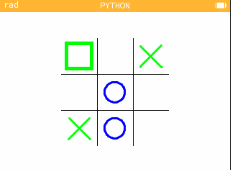

The Python source for this figure:
from math import *
from kandinsky import *
from ion import *
from turtle import *

def display_grid():
  fill_rect(85,86,150,1,(0,0,0))
  fill_rect(85,136,150,1,(0,0,0))
  fill_rect(135,36,1,150,(0,0,0))
  fill_rect(185,36,1,150,(0,0,0))

def display_cursor():
  if player == 1:
    c = (0,255,0)
  else:
    c = (0,0,255)
  fill_rect(85+cursor[0]*50+5,36+cursor[1]*50+5,5,50-10,c)
  fill_rect(85+cursor[0]*50+5,36+cursor[1]*50+5,50-10,5,c)
  fill_rect(85+cursor[0]*50-10+50,36+cursor[1]*50+5,5,50-10,c)
  fill_rect(85+cursor[0]*50+5,36+cursor[1]*50-10+50,50-10,5,c)

def erase_cursor():
  fill_rect(85+cursor[0]*50+5,36+cursor[1]*50+5,5,50-10,(255,255,255))
  fill_rect(85+cursor[0]*50+5,36+cursor[1]*50+5,50-10,5,(255,255,255))
  fill_rect(85+cursor[0]*50-10+50,36+cursor[1]*50+5,5,50-10,(255,255,255))
  fill_rect(85+cursor[0]*50+5,36+cursor[1]*50-10+50,50-10,5,(255,255,255))

def wait_key_up(key_code):
  while keydown(key_code):
    pass

def move_cursor():
  global cursor
  if keydown(KEY_UP):
    erase_cursor()
    cursor[1] = (cursor[1]-1)%3
    display_cursor()
    wait_key_up(KEY_UP)
  elif keydown(KEY_DOWN):
    erase_cursor()
    cursor[1] = (cursor[1]+1)%3
    display_cursor()
    wait_key_up(KEY_DOWN)
  if keydown(KEY_LEFT):
    erase_cursor()
    cursor[0] = (cursor[0]-1)%3
    display_cursor()
    wait_key_up(KEY_LEFT)
  elif keydown(KEY_RIGHT):
    erase_cursor()
    cursor[0] = (cursor[0]+1)%3
    display_cursor()
    wait_key_up(KEY_RIGHT)

def place_symbol():
  global grid
  if player == 1:
    color(0,255,0)
    line_len = sqrt(30**2+30**2)
    goto(85+cursor[0]*50-160+10,-(36+cursor[1]*50-111+10))
    pendown()
    
    setheading(-45)
    forward(line_len)
    
    penup()
    goto(85+cursor[0]*50-160+50-10,-(36+cursor[1]*50-111+10))
    pendown()
    
    setheading(-135)
    forward(line_len)
    
    penup()
    
  else:
    color(0,0,255)
    goto(85+cursor[0]*50-145,-(36+cursor[1]*50-96))
    pendown()
    
    circle(14)
    
    penup()
  
  grid[cursor[1]][cursor[0]] = player

def check_win():
  for x in range(3):
    aligned = True
    for y in range(3):
      if grid[y][x] != player:
        aligned = False
    if aligned:
      return True
  
  for y in range(3):
    if grid[y] == [player,player,player]:
      return True
  
  if grid[0][0] == player and grid[1][1] == player and grid[2][2] == player:
    return True
  
  if grid[0][2] == player and grid[1][1] == player and grid[2][0] == player:
    return True

def display_win():
  if player == 1:
    draw_string("green wins",120,100,(0,0,0),(0,255,0))
  else:
    draw_string("blue wins",110,100,(0,0,0),(0,0,255))

def display_tie():
    draw_string("no one wins",110,100)

def change_player():
  global player
  player *= -1

player = 1
cursor = [0,0]
grid = [
[0,0,0],
[0,0,0],
[0,0,0],
]

hideturtle()
pensize(3)
penup()
display_grid()
display_cursor()
symbols_placed = 0

while True:
  
  move_cursor()
  
  if keydown(KEY_OK):
    if grid[cursor[1]][cursor[0]] == 0:
      place_symbol()
      symbols_placed += 1
      if check_win():
        display_win()
        break
      if symbols_placed == 9:
        display_tie()
        break
      change_player()
      display_cursor()
    wait_key_up(KEY_OK)
